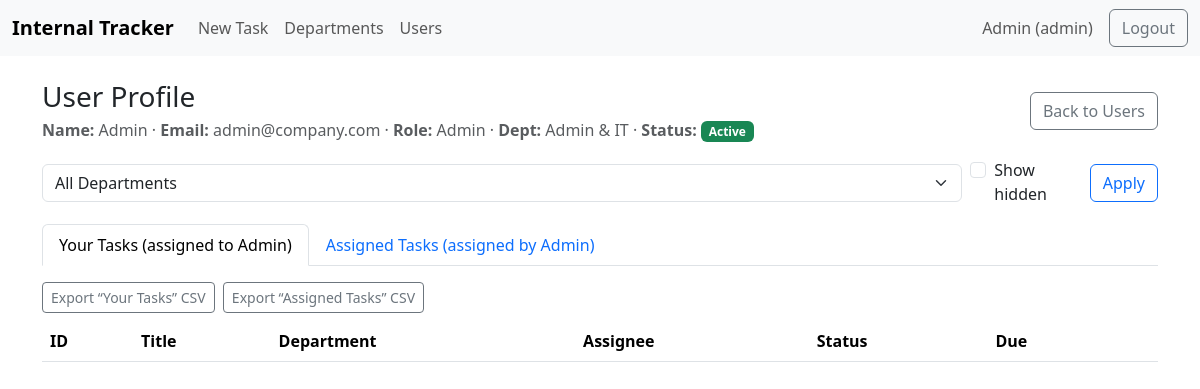
Page /users/1/profile (signed in) on the committed database.
### app.py (models this page shows, shortened)
class User(UserMixin, db.Model):
    __tablename__ = "user"
    id = db.Column(db.Integer, primary_key=True)
    name = db.Column(db.String(120), nullable=False)
    email = db.Column(db.String(255), unique=True, nullable=False, index=True)
    password_hash = db.Column(db.String(255), nullable=False)
    role = db.Column(db.String(20), default="user")  # 'admin', 'manager', 'user'
    department_id = db.Column(db.Integer, db.ForeignKey("department.id"), nullable=True)
    department = db.relationship("Department", backref="users")
    is_active_flag = db.Column(db.Boolean, default=True, nullable=False)
    can_create_task = db.Column(db.Boolean, default=False, nullable=False)

class Department(db.Model):
    id = db.Column(db.Integer, primary_key=True)
    name = db.Column(db.String(120), unique=True, nullable=False)

### app.py (the view)
@app.route("/users/<int:user_id>/profile")
@login_required
def user_profile(user_id):
    require_admin()
    u = User.query.get_or_404(user_id)
    dept = request.args.get("dept", type=int)
    show_hidden = request.args.get("show_hidden", "0") == "1"
    active_tab = request.args.get("tab", "yours")  # 'yours' or 'assigned'
    def base_query():
        q = Task.query
        if not show_hidden:
            q = q.filter_by(is_hidden=False)
        if dept:
            q = q.filter_by(department_id=dept)
        return q.order_by(Task.created_at.desc())
    your_tasks = base_query().filter(Task.assignee_id == u.id).all()
    assigned_tasks = base_query().filter(Task.assigner_id == u.id).all()
    departments = Department.query.order_by(Department.name).all()
    return render_template(
        "user_profile.html",
        profile_user=u,
        your_tasks=your_tasks,
        assigned_tasks=assigned_tasks,
        departments=departments,
        selected_dept=dept or 0,
        show_hidden=show_hidden,
        active_tab=active_tab,
    )

### app.py (called while the page is built)
@login_manager.user_loader
def load_user(user_id):
    return User.query.get(int(user_id))

def require_admin():
    if not current_user.is_authenticated or current_user.role != "admin":
        abort(403)

### templates/user_profile.html (shortened to what this page needs)
{% extends "base.html" %}
{% block content %}
<div class="d-flex justify-content-between align-items-center mb-3">
  <div>
    <h3 class="mb-1">User Profile</h3>
    <p class="text-muted mb-0">
      <strong>Name:</strong> {{ profile_user.name }} &middot;
      <strong>Email:</strong> {{ profile_user.email }} &middot;
      <strong>Role:</strong> {{ profile_user.role|capitalize }} &middot;
      <strong>Dept:</strong> {{ profile_user.department.name if profile_user.department else '-' }} &middot;
      <strong>Status:</strong>
      {% if profile_user.is_active_flag %}<span class="badge bg-success">Active</span>{% else %}<span class="badge bg-secondary">Inactive</span>{% endif %}
    </p>
  </div>
  <div>
    <a class="btn btn-outline-secondary" href="{{ url_for('users') }}">Back to Users</a>
  </div>
</div>
<form class="d-flex align-items-center mb-3" method="get" action="{{ url_for('user_profile', user_id=profile_user.id) }}">
  <select name="dept" class="form-select me-2" style="min-width: 220px;">
    {% set sd = selected_dept or 0 %}
    <option value="0" {{ 'selected' if sd==0 else '' }}>All Departments</option>
  </select>
  <div class="form-check me-3">
    <input class="form-check-input" type="checkbox" id="showHidden" name="show_hidden" value="1" {{ 'checked' if show_hidden else '' }}>
    <label class="form-check-label" for="showHidden">Show hidden</label>
  </div>
  <button class="btn btn-outline-primary">Apply</button>
</form>
<ul class="nav nav-tabs mb-3">
  <li class="nav-item">
    <a class="nav-link {% if (active_tab or 'yours') == 'yours' %}active{% endif %}"
       href="{{ url_for('user_profile', user_id=profile_user.id, dept=selected_dept or 0, show_hidden=1 if show_hidden else 0, tab='yours') }}">
      Your Tasks (assigned to {{ profile_user.name }})
    </a>
  </li>
  <li class="nav-item">
    <a class="nav-link {% if active_tab == 'assigned' %}active{% endif %}"
       href="{{ url_for('user_profile', user_id=profile_user.id, dept=selected_dept or 0, show_hidden=1 if show_hidden else 0, tab='assigned') }}">
      Assigned Tasks (assigned by {{ profile_user.name }})
    </a>
  </li>
</ul>
<div class="mb-2">
  <a class="btn btn-sm btn-outline-secondary me-1"
     href="{{ url_for('user_tasks_export_csv', user_id=profile_user.id, type='yours', dept=selected_dept or 0, include_hidden=1 if show_hidden else 0) }}">
    Export “Your Tasks” CSV
  </a>
  <a class="btn btn-sm btn-outline-secondary"
     href="{{ url_for('user_tasks_export_csv', user_id=profile_user.id, type='assigned', dept=selected_dept or 0, include_hidden=1 if show_hidden else 0) }}">
    Export “Assigned Tasks” CSV
  </a>
</div>
{% macro task_table(rows) -%}
<table class="table table-hover align-middle">
  <thead>
    <tr>
      <th>ID</th>
      <th>Title</th>
      <th>Department</th>
      <th>Assignee</th>
      <th>Status</th>
      <th>Due</th>
      <th></th>
    </tr>
  </thead>
</table>
{%- endmacro %}
{% if (active_tab or 'yours') == 'yours' %}
  {{ task_table(your_tasks) }}
{% else %}
  {{ task_table(assigned_tasks) }}
{% endif %}
{% endblock %}

### templates/base.html (shortened to what this page needs)
<!doctype html>
<html lang="en">
<head>
  <link href="https://cdn.jsdelivr.net/npm/bootstrap@5.3.3/dist/css/bootstrap.min.css" rel="stylesheet">
  <link rel="stylesheet" href="{{ url_for('static', filename='style.css') }}">
</head>
<body>
<nav class="navbar navbar-expand-lg bg-body-tertiary">
  <div class="container-fluid">
    <a class="navbar-brand d-flex align-items-center" href="{{ url_for('index') }}">
      <span>Internal Tracker</span>
    </a>
    <div class="collapse navbar-collapse" id="nav">
      {% if current_user.is_authenticated %}
      <ul class="navbar-nav me-auto mb-2 mb-lg-0">
        {% if current_user.role == 'admin' %}
          <li class="nav-item"><a class="nav-link" href="{{ url_for('task_new') }}">New Task</a></li>
          <li class="nav-item"><a class="nav-link" href="{{ url_for('departments') }}">Departments</a></li>
          <li class="nav-item"><a class="nav-link" href="{{ url_for('users') }}">Users</a></li>
        {% endif %}
      </ul>
      <span class="navbar-text me-3">{{ current_user.name }} ({{ current_user.role }})</span>
      <a class="btn btn-outline-secondary" href="{{ url_for('logout') }}">Logout</a>
      {% endif %}
    </div>
  </div>
</nav>
<main class="container py-4">
  {% block content %}{% endblock %}
</main>
</body>
</html>

### static/style.css (style rules this page uses)
.navbar-brand span { font-weight: 600; }

### rows in the picture
User: name "Admin", role "admin", email "admin@company.com", role "Admin"
Department: department "Admin & IT"
